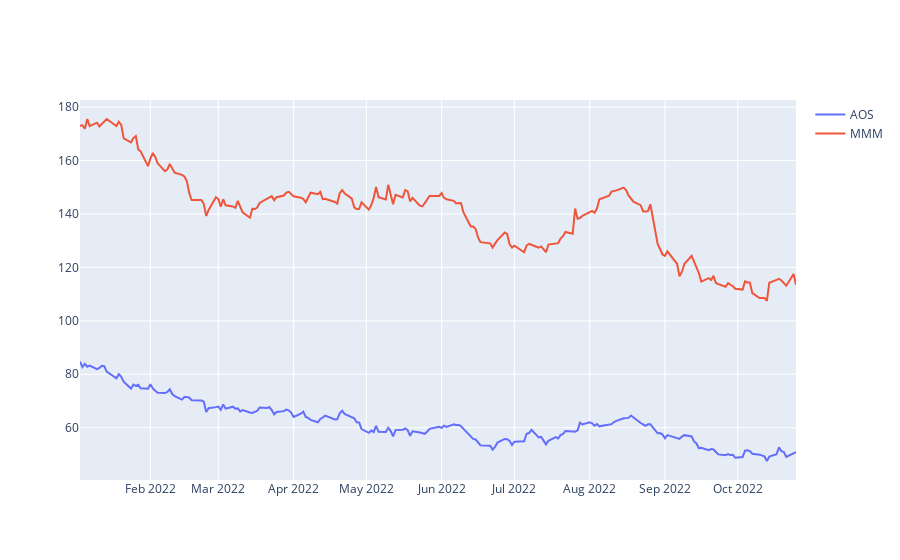

Notebook cell for this chart:
### Code cell
fig = go.Figure()

fig.add_trace(go.Scatter(
    name="AOS",
    mode='lines',
    x=test['AOS'].index ,
    y=test['AOS']["Open"]
))

fig.add_trace(go.Scatter(
    name="MMM",
    mode='lines',
    x=test['MMM'].index ,
    y=test['MMM']["Open"]
))

fig.show()

### Figure 1 — Plotly figure (JSON) as saved in the notebook; plotly's stock layout.template omitted (floating-point values rounded to 4 significant figures; data arrays with more than 128 entries replaced by an {"elided": "..."} marker saying what was removed)
{"data": [{"mode": "lines", "name": "AOS", "type": "scatter", "x": {"elided": "205 str values"}, "y": {"elided": "205 float values"}}, {"mode": "lines", "name": "MMM", "type": "scatter", "x": {"elided": "205 str values"}, "y": {"elided": "205 float values"}}], "layout": {}}
